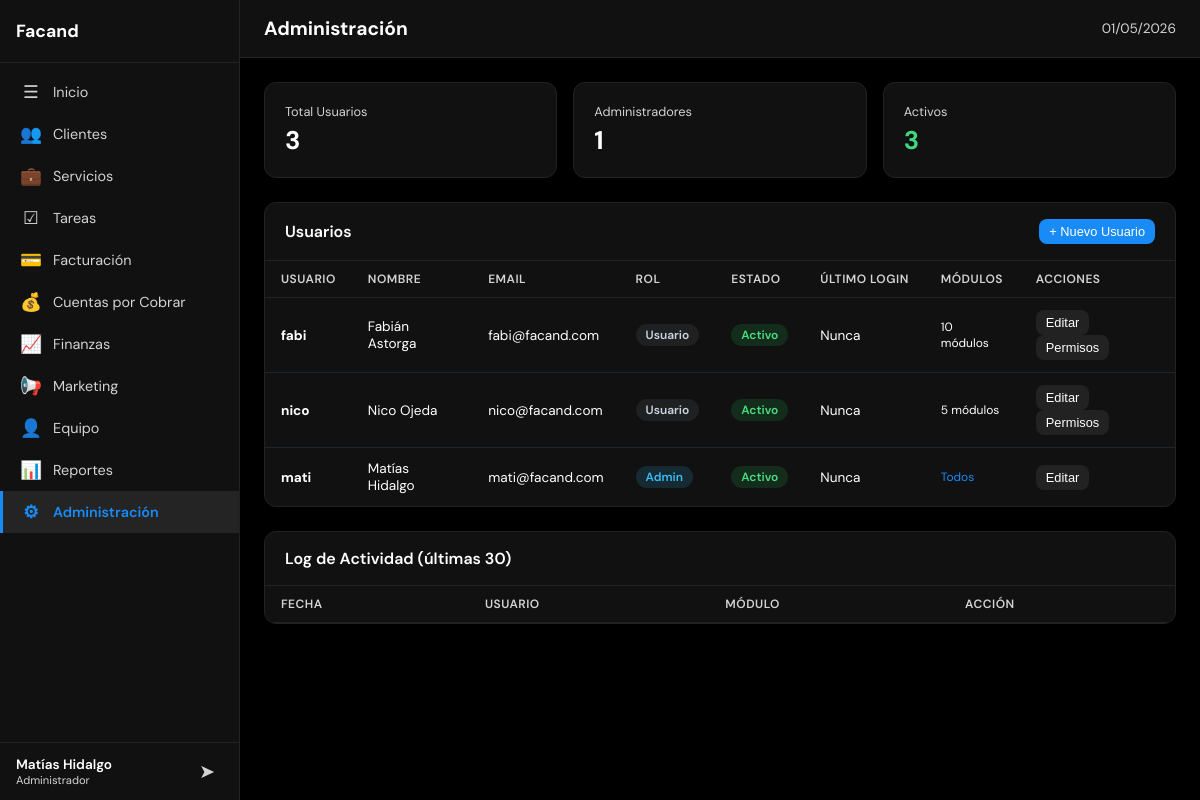
The app's page /index.php?page=admin (signed in), older data.
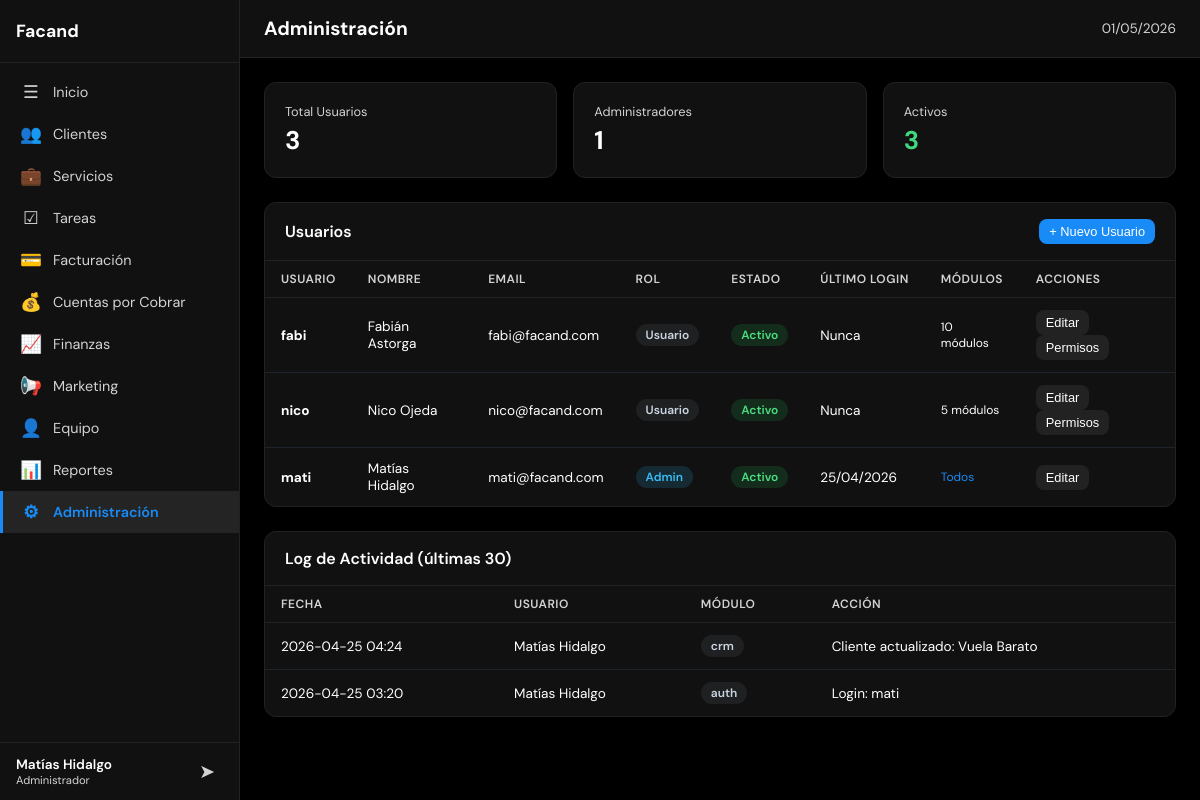
The same page, newer data.
### tables this page shows
CREATE TABLE usuarios (
            id INTEGER PRIMARY KEY AUTOINCREMENT,
            username TEXT UNIQUE NOT NULL,
            password_hash TEXT NOT NULL,
            nombre TEXT NOT NULL,
            email TEXT DEFAULT '',
            role TEXT NOT NULL DEFAULT 'user' CHECK(role IN ('admin','user')),
            activo INTEGER NOT NULL DEFAULT 1,
            last_login TEXT,
            created_at TEXT DEFAULT (datetime('now')),
            updated_at TEXT DEFAULT (datetime('now'))
        );

CREATE TABLE actividad (
            id INTEGER PRIMARY KEY AUTOINCREMENT,
            modulo TEXT NOT NULL,
            accion TEXT NOT NULL,
            cliente_id INTEGER,
            usuario_id INTEGER,
            created_at TEXT DEFAULT (datetime('now'))
        );

### config/app.php (called while the page is built)
<?php
return array (
  'name' => 'Facand',
  'logo' => 'assets/img/logo.png',
  'primary' => '#41d77e',
  'accent' => '#188bf6',
  'bg' => '#000000',
  'surface' => '#111111',
  'text' => '#ffffff',
  'timezone' => 'America/Santiago',
  'currency' => 'CLP',
  'locale' => 'es_CL',
  'version' => '1.0.0',
  'active' => true,
);

### includes/functions.php (called while the page is built, shortened)
<?php
$app_config = require __DIR__ . '/../config/app.php';
function format_date(?string $date): string {
    $ts = strtotime($date);
    return $ts ? date('d/m/Y', $ts) : '-';
}
function safe(mixed $str): string {
    return htmlspecialchars((string)($str ?? ''), ENT_QUOTES, 'UTF-8');
}

### config/modules.php (called while the page is built)
<?php
return [
    'home'        => ['nombre' => 'Inicio',            'icono' => '&#9776;',  'archivo' => 'modules/home.php',        'descripcion' => 'Resumen general y KPIs'],
    'crm'         => ['nombre' => 'Clientes',           'icono' => '&#128101;','archivo' => 'modules/crm.php',         'descripcion' => 'Gestión de clientes y pipeline'],
    'services'    => ['nombre' => 'Servicios',          'icono' => '&#128188;','archivo' => 'modules/services.php',    'descripcion' => 'Servicios, presupuestos y cotizaciones'],
    'tasks'       => ['nombre' => 'Tareas',             'icono' => '&#9745;',  'archivo' => 'modules/tasks.php',       'descripcion' => 'Gestión de tareas y asignaciones'],
    'billing'     => ['nombre' => 'Facturación',        'icono' => '&#128179;','archivo' => 'modules/billing.php',     'descripcion' => 'Emisión y control de facturas'],
    'receivables' => ['nombre' => 'Cuentas por Cobrar', 'icono' => '&#128176;','archivo' => 'modules/receivables.php', 'descripcion' => 'Seguimiento de cobros pendientes'],
    'finance'     => ['nombre' => 'Finanzas',           'icono' => '&#128200;','archivo' => 'modules/finance.php',     'descripcion' => 'Ingresos, gastos y flujo de caja'],
    'marketing'   => ['nombre' => 'Marketing',          'icono' => '&#128226;','archivo' => 'modules/marketing.php',   'descripcion' => 'Campañas y métricas'],
    'team'        => ['nombre' => 'Equipo',             'icono' => '&#128100;','archivo' => 'modules/team.php',        'descripcion' => 'Miembros y carga de trabajo'],
    'reports'     => ['nombre' => 'Reportes',           'icono' => '&#128202;','archivo' => 'modules/reports.php',     'descripcion' => 'Reportes exportables'],
    'admin'       => ['nombre' => 'Administración',     'icono' => '&#9881;',  'archivo' => 'modules/admin.php',       'descripcion' => 'Usuarios, roles y configuración'],
];

### includes/permissions.php (called while the page is built, shortened)
<?php
function get_user_modules(int $user_id): array {
    $user = query_one('SELECT role FROM usuarios WHERE id = ?', [$user_id]);
    $all_modules = require __DIR__ . '/../config/modules.php';
    if ($user['role'] === 'admin') {
        return array_keys($all_modules);
    }
    $perms = query_all(
        'SELECT modulo FROM permisos WHERE usuario_id = ? AND puede_ver = 1',
        [$user_id]
    );
    $allowed = array_column($perms, 'modulo');
    return $allowed;
}

### includes/db.php (called while the page is built, shortened)
<?php
function get_db(): SQLite3 {
    static $db = null;
    if ($db === null) {
        $db_path = __DIR__ . '/../data/dashboard.db';
        $db = new SQLite3($db_path);
        $db->busyTimeout(5000);
        $db->exec('PRAGMA journal_mode=WAL');
        $db->exec('PRAGMA foreign_keys=ON');
    }
    return $db;
}
function query_all(string $sql, array $params = []): array {
    $stmt = get_db()->prepare($sql);
    foreach ($params as $i => $val) {
        $stmt->bindValue($i + 1, $val);
    }
    $result = $stmt->execute();
    $rows = [];
    while ($row = $result->fetchArray(SQLITE3_ASSOC)) {
        $rows[] = $row;
    }
    return $rows;
}
function query_one(string $sql, array $params = []): ?array {
    $rows = query_all($sql, $params);
    return $rows[0] ?? null;
}

### includes/auth.php (called while the page is built, shortened)
<?php
require_once __DIR__ . '/db.php';
require_once __DIR__ . '/permissions.php';
require_once __DIR__ . '/functions.php';
$current_user = query_one('SELECT * FROM usuarios WHERE id = ?', [$_SESSION['user_id']]);

### modules/admin.php (the view, shortened to what the changed rows need)
<?php
$usuarios = query_all('SELECT * FROM usuarios ORDER BY role DESC, nombre');
$all_modules = require __DIR__ . '/../config/modules.php';
$admins = count(array_filter($usuarios, fn($u) => $u['role'] === 'admin'));
?>
<div class="table-container">
    <table>
        <thead>
            <tr>
                <th>Usuario</th>
                <th>Nombre</th>
                <th>Email</th>
                <th>Rol</th>
                <th>Estado</th>
                <th>Último Login</th>
                <th>Módulos</th>
                <th>Acciones</th>
            </tr>
        </thead>
        <tbody>
            <?php foreach ($usuarios as $u):
                $user_mods = get_user_modules($u['id']);
            ?>
            <tr>
                <td><strong><?= safe($u['username']) ?></strong></td>
                <td><?= safe($u['nombre']) ?></td>
                <td><?= safe($u['email'] ?: '-') ?></td>
                <td><span class="badge <?= $u['role'] === 'admin' ? 'status-info' : 'status-default' ?>"><?= $u['role'] === 'admin' ? 'Admin' : 'Usuario' ?></span></td>
                <td><span class="badge <?= $u['activo'] ? 'status-success' : 'status-muted' ?>"><?= $u['activo'] ? 'Activo' : 'Inactivo' ?></span></td>
                <td><?= $u['last_login'] ? format_date($u['last_login']) : 'Nunca' ?></td>
                <td style="font-size:.75rem;">
                    <?php if ($u['role'] === 'admin'): ?>
                        <span style="color:var(--accent)">Todos</span>
                    <?php else: ?>
                        <?= count($user_mods) ?> módulos
                    <?php endif; ?>
                </td>
                <td>
                    <button class="btn btn-secondary btn-sm" onclick="editUser(<?= $u['id'] ?>)">Editar</button>
                    <?php if ($u['role'] !== 'admin' || $admins > 1): ?>
                        <button class="btn btn-secondary btn-sm" onclick="managePermissions(<?= $u['id'] ?>, '<?= safe($u['nombre']) ?>')">Permisos</button>
                    <?php endif; ?>
                </td>
            </tr>
            <?php endforeach; ?>
        </tbody>
    </table>
</div>
<?php $log = query_all('SELECT a.*, u.nombre as usuario FROM actividad a LEFT JOIN usuarios u ON a.usuario_id = u.id ORDER BY a.created_at DESC LIMIT 30'); ?>
<div class="table-container" style="margin-top:24px;">
    <table>
        <thead><tr><th>Fecha</th><th>Usuario</th><th>Módulo</th><th>Acción</th></tr></thead>
        <tbody>
            <?php foreach ($log as $l): ?>
            <tr>
                <td style="white-space:nowrap"><?= safe(substr($l['created_at'], 0, 16)) ?></td>
                <td><?= safe($l['usuario'] ?? 'Sistema') ?></td>
                <td><span class="badge status-default"><?= safe($l['modulo']) ?></span></td>
                <td><?= safe($l['accion']) ?></td>
            </tr>
            <?php endforeach; ?>
        </tbody>
    </table>
</div>

### index.php (shortened to what the changed rows need)
<?php
require_once __DIR__ . '/includes/auth.php';
$app = require __DIR__ . '/config/app.php';
$all_modules = require __DIR__ . '/config/modules.php';
$page = $_GET['page'] ?? 'home';
$module_info = $all_modules[$page];
?>
<!DOCTYPE html>
<html lang="es">
<head>
    <link rel="stylesheet" href="css/styles.css">
</head>
<body>
    <aside class="sidebar" id="sidebar">
        <div class="sidebar-header">
            <h2 class="sidebar-brand"><?= safe($app['name']) ?></h2>
        </div>
        <nav class="sidebar-nav">
            <?php foreach ($all_modules as $slug => $mod): ?>
                <a href="?page=<?= $slug ?>" class="nav-item <?= $page === $slug ? 'active' : '' ?>">
                    <span class="nav-icon"><?= $mod['icono'] ?></span>
                    <span class="nav-label"><?= safe($mod['nombre']) ?></span>
                </a>
            <?php endforeach; ?>
        </nav>
        <div class="sidebar-footer">
            <div class="user-info">
                <span class="user-name"><?= safe($current_user['nombre']) ?></span>
                <span class="user-role"><?= $current_user['role'] === 'admin' ? 'Administrador' : 'Usuario' ?></span>
            </div>
        </div>
    </aside>
    <main class="main-content">
        <header class="topbar">
            <h1 class="page-title"><?= safe($module_info['nombre']) ?></h1>
        </header>
        <div class="content-area" id="contentArea">
            <?php
            $module_file = __DIR__ . '/' . $module_info['archivo'];
            if (file_exists($module_file)) {
                include $module_file;
            } else {
                echo '<div class="empty-state"><p>Módulo en construcción</p></div>';
            }
            ?>
        </div>
    </main>
</body>
</html>

Row changes from the older to the newer data that the page shows:
changed usuarios "mati": last_login (not shown) → "25/04/2026"; no longer shows "Nunca"
added actividad: created_at "2026-04-25 04:24", usuario.nombre "Matías Hidalgo", modulo "crm", accion "Cliente actualizado: Vuela Barato"
added actividad: created_at "2026-04-25 03:20", usuario.nombre "Matías Hidalgo", modulo "auth", accion "Login: mati"
